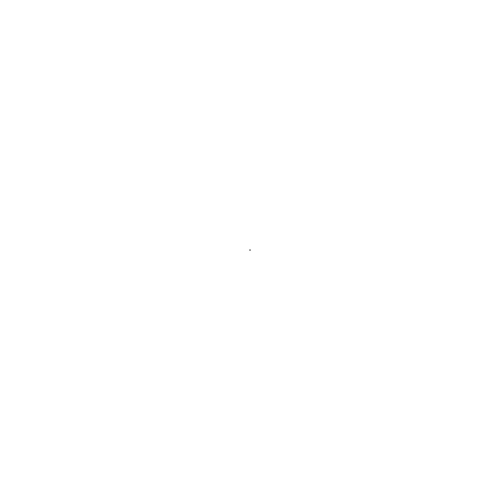
Frame 1 (no input)
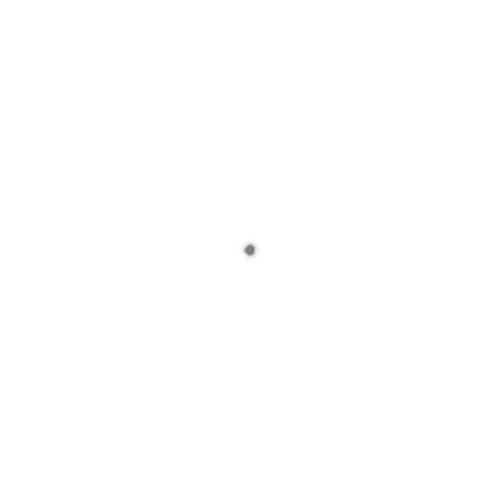
Frame 60 (the mouse pressed at the canvas centre just before this capture)
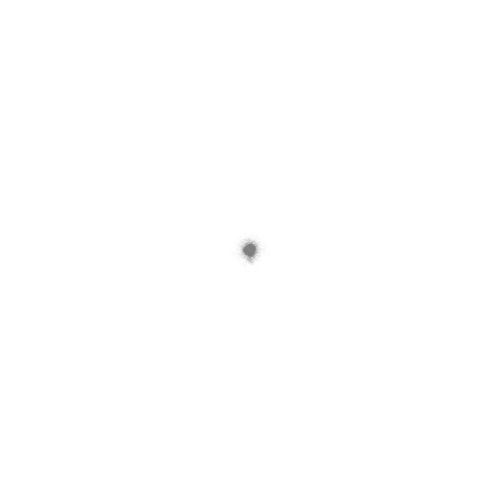
Frame 120 (the mouse held since frame 60 and released just before this capture)

The Processing sketch that drew these frames (run headless with seeded random() and noise(); from frame 60 on, the mouse is pressed at the canvas centre):

// Processing sketch: ants
// ── ants.pde
/*
this is a file called ant
created on 23rd May at TDC
by @Davidcoxon

*/

RobotAnt gary;
RobotAnt anthony;

int totalAnts = 1000;
RobotAnt[] antList;

void setup(){
  size (500,500);
  background(255);
  smooth();
  

  
  antList = new RobotAnt[totalAnts];
  
  for(int i=0; i < totalAnts; i++) {
    RobotAnt newbie =new RobotAnt();
    newbie.x=width/2;
    newbie.y=height/2;
    newbie.antcolor = color(random(255),0,0);
    //put it info the array
    antList[i]=newbie;
  }
  
 gary = new RobotAnt();
  gary.x = width/2;
  gary.y = height/2;
  gary.antSize = 5;
  gary.antcolor = 255;
  
  anthony = new RobotAnt();
  anthony.x = width/2;
  anthony.y = height/2;
  
}

void draw () {
//  background (255);
  gary.crawl();
  anthony.crawl();
  //tell all the ants to crawl
  for (int i=0;i<totalAnts;i++) {
    antList[i].crawl();
  }
    
}

void resetAnts() {
  // background(255);
  for (int i=0; i<totalAnts; i++) { 
    antList [i].x=width/2;
    antList [i].y=height/2;
  }
}
void keyPressed() {
resetAnts();
}



// ── RobotAnt.pde
class RobotAnt {
  
  float x=0;
  float y=0;
  
  float antSize =1;
float antcolor =0;

  RobotAnt () {
  
  }
  
  void crawl () {
    x=x+random(-1,1);
    y+= random (-1,1);
    noStroke();
    fill(0,1);
    ellipse (x,y,antSize,antSize);
  }
 
}
